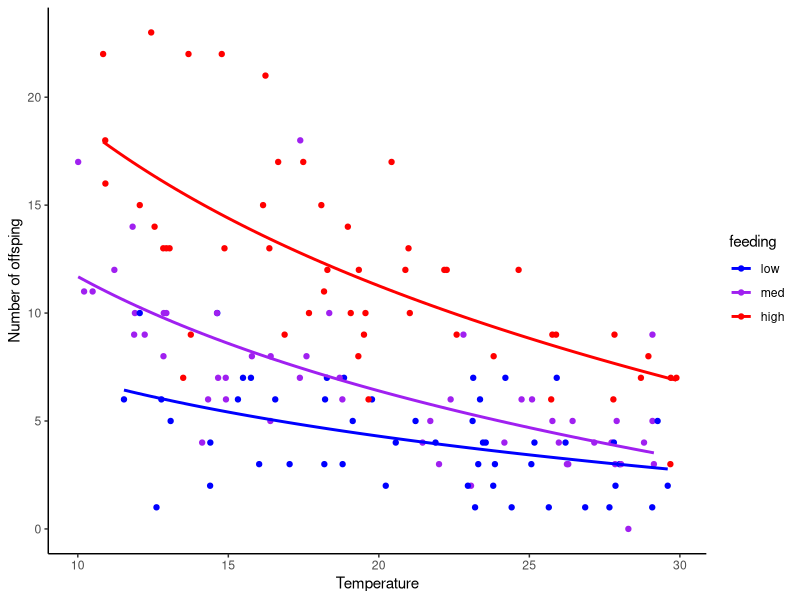
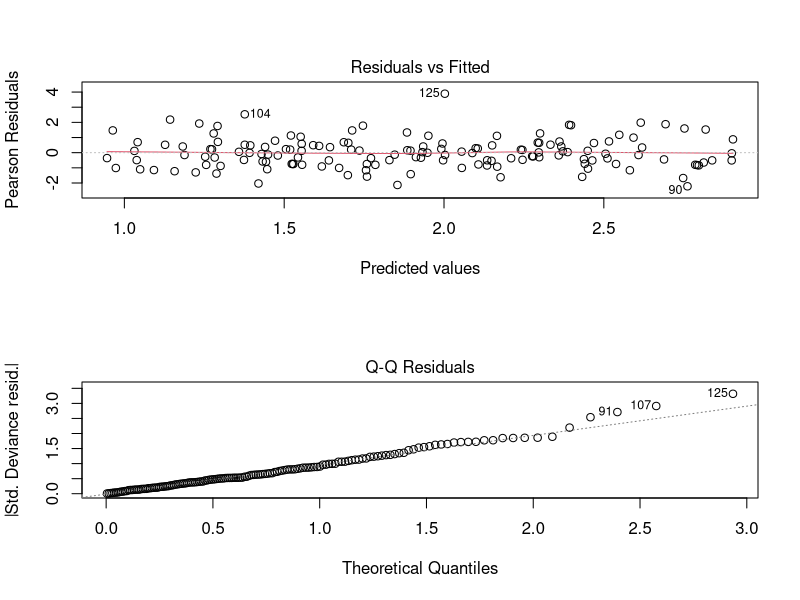

Write the R code that produced these figures, in order.
#Example of fitting process for generalized linear mixed effects models
#Written by Sam Robinson, winter 2020
library(lme4)
library(tidyverse)
library(effects)
theme_set(theme_classic())

rm(list=ls())

# General linear model (glm) ------------------------------------------------

#First, generate some data:
#Number of fish babies in some population are driven by temperature (temp) and feeding (low, med, high)

set.seed(123) #Make sure we get the same random numbers

N <- 150
temp <- runif(N,10,30) 
feeding <- rep(c('low','med','high'),length.out=N)
feeding <- factor(feeding,levels=c('low','med','high'))

slopeTemp <- -0.05 #For each extra degree, fish have less babies
int <- 2.4
slopeMed <- 0.5
slopeHigh <- 1
allCoefs <- c(int,slopeMed,slopeHigh,slopeTemp)
# noise <- 5 #Error term (SD of residuals)
mu <- model.matrix(~feeding+temp) %*% allCoefs #+ rnorm(N,0,noise) 
fishCount <- rpois(length(mu),exp(mu))

#Put everything together in a data frame
fishDat <- data.frame(fishCount=fishCount,temp=temp,feeding=feeding)

#Take a look at the data
ggplot(fishDat,aes(x=temp,y=fishCount,col=feeding))+
  geom_point()+geom_smooth(method='lm',formula=y~log(x),se=F)+
  scale_colour_manual(values=c('blue','purple','red'))+
  labs(x='Temperature',y='Number of offsping')

#Generalized linear models are just like linear models, but the predictions go through a "link function", and are derived using (usually) Poisson or Binomial distributions, which describe discrete counts or yes/no outcomes, respectively. Example:

#LINEAR MODEL
# y = Intercept + Slope * variable #This is the "linear" part
# mu = y # The link function for a linear model is the identity (i.e. times 1)
# size ~ Normal(mu,SD) #This is the likelihood function

# GENERALIZED LINEAR MODEL
# y = Intercept + Slope * variable #This is the "linear" part of a GLM
# mu = exp(y) # This is the link function
# counts ~ Poisson(mu) #This is the likelihood function. Notice there is no SD term for a Poisson distribution

#Fit a Poisson GLM

mod1 <- glm(fishCount ~ feeding + temp, family='poisson',data=fishDat)
#These are not "regular" residuals, but are "deviance" residuals. The same rules apply to interpreting them (normal distribution, equal variance), but if your data has many zeros, the graph will look ugly.
par(mfrow=c(2,1)); plot(mod1,which=c(1,2)); par(mfrow=c(1,1))
summary(mod1) #Estimates look good. Note that residual deviance is roughly equal to df, meaning that there is no evidence for overdispersion.

drop1(mod1,test='Chisq') #Both terms are highly significant.
